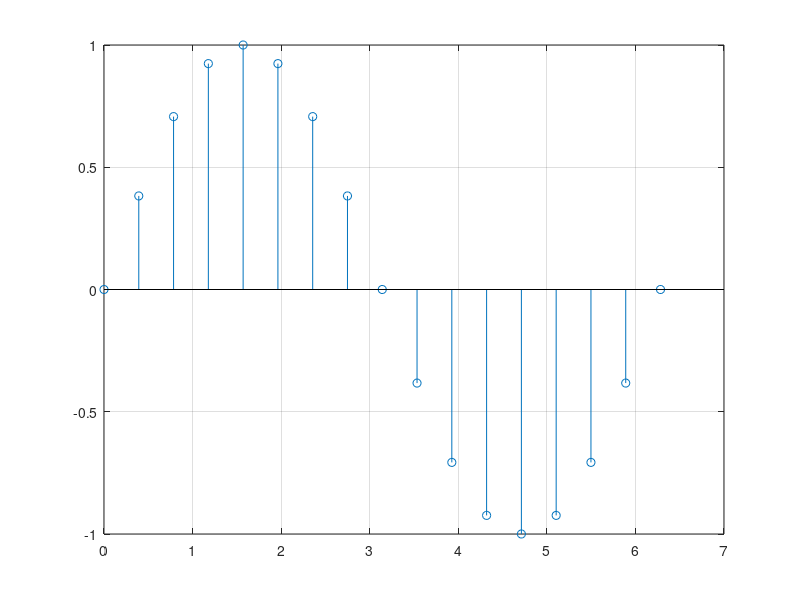
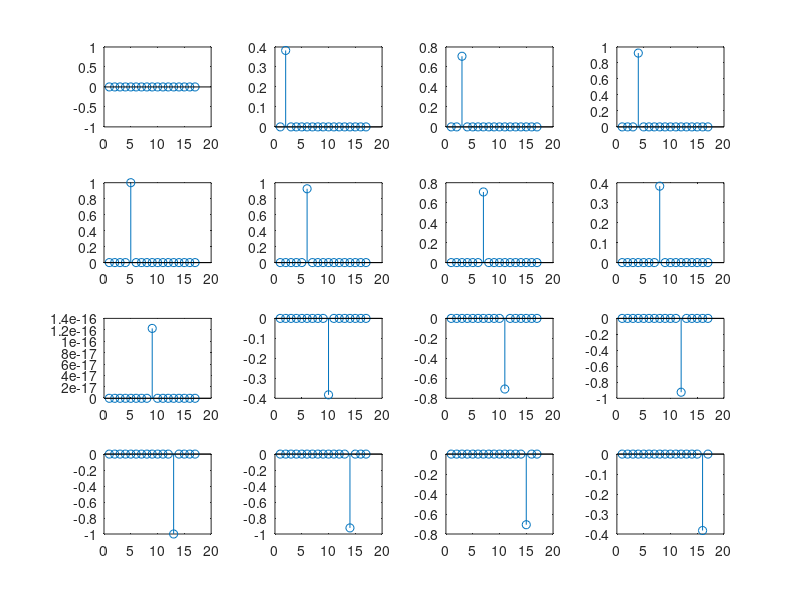

These figures' MATLAB source, in order:
t=0:pi/8:2*pi; % Period - 16 points
y=sin(t); %Ouer signal
N=length(y); %Namber of pulse
 for IC=1:N %Pulse decomposition
 decY{IC}=y;
 decY{IC}(1:IC-1)=0;
 decY{IC}(IC+1:N)=0;
 end
stem(t,y);
grid;
figure
for k=1:N-1
 subplot(4,4,k); stem(decY{k})
end
